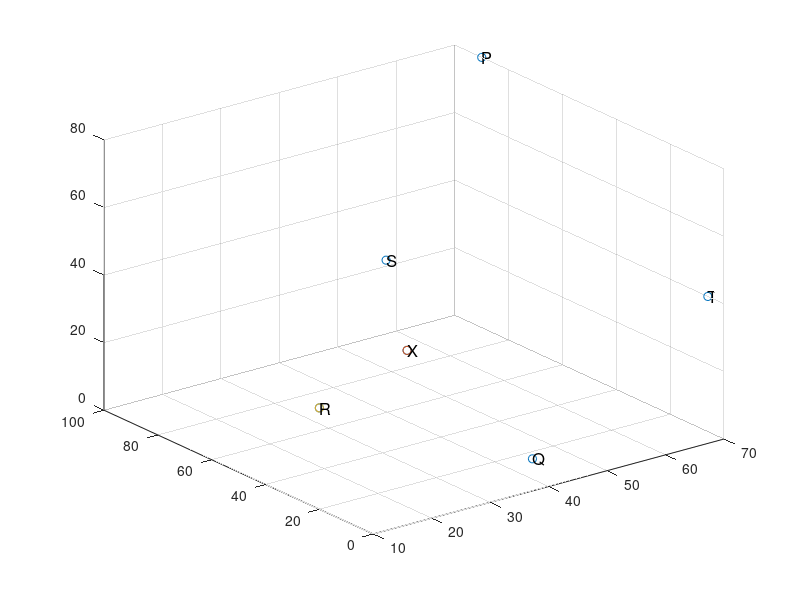

Write the MATLAB code that produced this figure.
P=[70,90,80];
Q=[40,6,6];
R=[10,20,30];
S=[32,43,55];
T=[70,60,40];

X=[25,20,40];

a = ['P','Q','R','S','T','X']';
b = num2str(a);
c =cellstr(b);

D=zeros(5,1);
D(1)=sqrt(sum((X-P).^2));
D(2)=sqrt(sum((X-Q).^2));
D(3)=sqrt(sum((X-R).^2));
D(4)=sqrt(sum((X-S).^2));
D(5)=sqrt(sum((X-T).^2));
[value,index]=min(D);

if index==1
    fprintf("P is the closest\n");
elseif index==2
    fprintf("Q is the closest ");
elseif index==3
    fprintf("R is the closest ");
elseif index==2
    fprintf("S is the closest ");
else
    fprintf("T is the closest ");
end
fprintf("with distance %f\n",value);
x=[70,40,10,32,70,25];
y=[90,6,20,43,6,20];
z=[80,6,30,55,40,40];

point_id=[P,Q,R,S,T,X];
scatter3(x,y,z,'b*')
hold on
scatter3(x(6),y(6),z(6),'g*') %given vector
scatter3(x(index),y(index),z(index),'r*') %min distance vector
hold off
text(x,y,z,c,'Fontsize',12)
